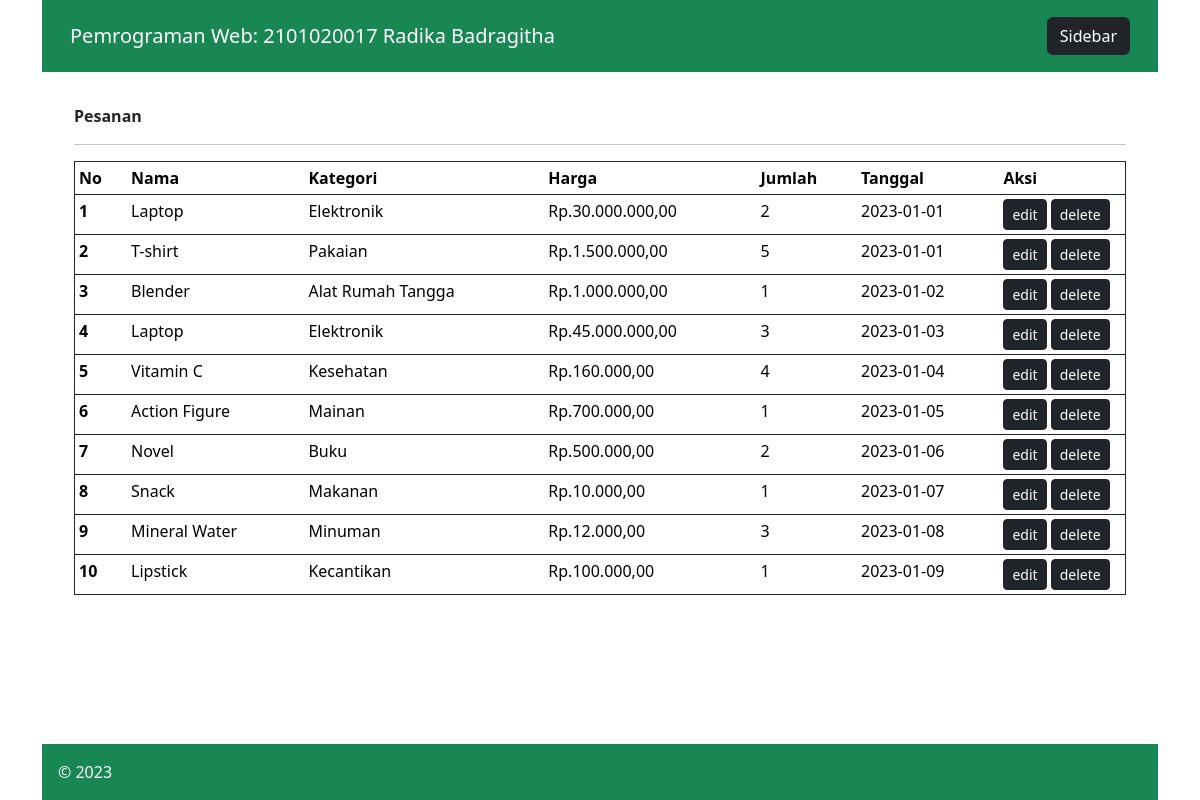
Page /admin/index.php?page=pesanan on the committed database.
### tables this page shows
CREATE TABLE detailpesanan
(
  id_detailpesanan INT NOT NULL AUTO_INCREMENT,
  jumlah INT NOT NULL,
  id_produk INT NOT NULL,
  id_pesanan INT NOT NULL,
  PRIMARY KEY (id_detailpesanan),
  FOREIGN KEY (id_produk) REFERENCES produk(id_produk) ON DELETE CASCADE,
  FOREIGN KEY (id_pesanan) REFERENCES pesanan(id_pesanan) ON DELETE CASCADE
);

CREATE TABLE produk
(
  id_produk INT NOT NULL AUTO_INCREMENT,
  nama_produk VARCHAR(255) NOT NULL,
  harga INT NOT NULL,
  gambar VARCHAR(255) NOT NULL,
  id_kategori INT NOT NULL,
  PRIMARY KEY (id_produk),
  FOREIGN KEY (id_kategori) REFERENCES kategori(id_kategori) ON DELETE CASCADE
);

CREATE TABLE kategori
(
  id_kategori INT NOT NULL AUTO_INCREMENT,
  nama_kategori VARCHAR(255) NOT NULL,
  PRIMARY KEY (id_kategori)
);

CREATE TABLE pesanan
(
  id_pesanan INT NOT NULL AUTO_INCREMENT,
  tanggal_pesanan DATE NOT NULL,
  PRIMARY KEY (id_pesanan)
);

### admin/pesanan.php (the view)
<div class="row justify-content-between">
	<div class="col-10"><b>Pesanan </b></div>
</div>
<hr>
<table class="table table-sm border border-dark">
	<thead class="thead-dark">
		<tr>
			<th scope="col" width="5%">No</th>
			<th scope="col">Nama</th>
			<th scope="col">Kategori</th>
			<th scope="col">Harga</th>
			<th scope="col">Jumlah</th>
			<th scope="col">Tanggal</th>
			<th scope="col" width="12%">Aksi</th>
		</tr>
	</thead>
	<tbody>
		<?php
		$que   	= "SELECT * FROM detailpesanan JOIN pesanan ON pesanan.id_pesanan = detailpesanan.id_pesanan JOIN produk ON produk.id_produk = detailpesanan.id_produk JOIN kategori ON kategori.id_kategori = produk.id_kategori";
		$select = mysqli_query($con,$que);
		while($data= mysqli_fetch_array($select)){
			?>
			<tr>
				<th scope="row"><?php echo $data['id_detailpesanan']; ?></th>
				<td><?php echo $data['nama_produk']; ?></td>
				<td><?php echo $data['nama_kategori']; ?></td>
				<td><?php echo "Rp." . number_format($data['harga'] * $data['jumlah'], 2,',','.');?></td>
				<td><?php echo $data['jumlah']; ?></td>
				<td><?php echo $data['tanggal_pesanan']; ?></td>
				<td>
					<button class="btn btn-dark btn-sm" type="button">edit</button>
					<a href="index.php?page=pesanan-del&id=<?php echo $data['id_pesanan']; ?>"><button class="btn btn-dark btn-sm" type="button">delete</button></a>
				</td>
			</tr>
		<?php } ?>
	</tbody>
</table>

### admin/index.php (style rules this page uses)
html, body { height: 100%; }

### rows in the picture
detailpesanan: id_detailpesanan "1", id_produk.nama_produk "Laptop", kategori.nama_kategori "Elektronik", $data['harga'] * $data['jumlah'] "30.000.000,00", jumlah "2", id_pesanan.tanggal_pesanan "2023-01-01"
detailpesanan: id_detailpesanan "2", id_produk.nama_produk "T-shirt", kategori.nama_kategori "Pakaian", $data['harga'] * $data['jumlah'] "1.500.000,00", jumlah "5", id_pesanan.tanggal_pesanan "2023-01-01"
detailpesanan: id_detailpesanan "3", id_produk.nama_produk "Blender", kategori.nama_kategori "Alat Rumah Tangga", $data['harga'] * $data['jumlah'] "1.000.000,00", jumlah "1", id_pesanan.tanggal_pesanan "2023-01-02"
detailpesanan: id_detailpesanan "4", id_produk.nama_produk "Laptop", kategori.nama_kategori "Elektronik", $data['harga'] * $data['jumlah'] "45.000.000,00", jumlah "3", id_pesanan.tanggal_pesanan "2023-01-03"
detailpesanan: id_detailpesanan "5", id_produk.nama_produk "Vitamin C", kategori.nama_kategori "Kesehatan", $data['harga'] * $data['jumlah'] "160.000,00", jumlah "4", id_pesanan.tanggal_pesanan "2023-01-04"
detailpesanan: id_detailpesanan "6", id_produk.nama_produk "Action Figure", kategori.nama_kategori "Mainan", $data['harga'] * $data['jumlah'] "700.000,00", jumlah "1", id_pesanan.tanggal_pesanan "2023-01-05"
detailpesanan: id_detailpesanan "7", id_produk.nama_produk "Novel", kategori.nama_kategori "Buku", $data['harga'] * $data['jumlah'] "500.000,00", jumlah "2", id_pesanan.tanggal_pesanan "2023-01-06"
detailpesanan: id_detailpesanan "8", id_produk.nama_produk "Snack", kategori.nama_kategori "Makanan", $data['harga'] * $data['jumlah'] "10.000,00", jumlah "1", id_pesanan.tanggal_pesanan "2023-01-07"
detailpesanan: id_detailpesanan "9", id_produk.nama_produk "Mineral Water", kategori.nama_kategori "Minuman", $data['harga'] * $data['jumlah'] "12.000,00", jumlah "3", id_pesanan.tanggal_pesanan "2023-01-08"
detailpesanan: id_detailpesanan "10", id_produk.nama_produk "Lipstick", kategori.nama_kategori "Kecantikan", $data['harga'] * $data['jumlah'] "100.000,00", jumlah "1", id_pesanan.tanggal_pesanan "2023-01-09"
